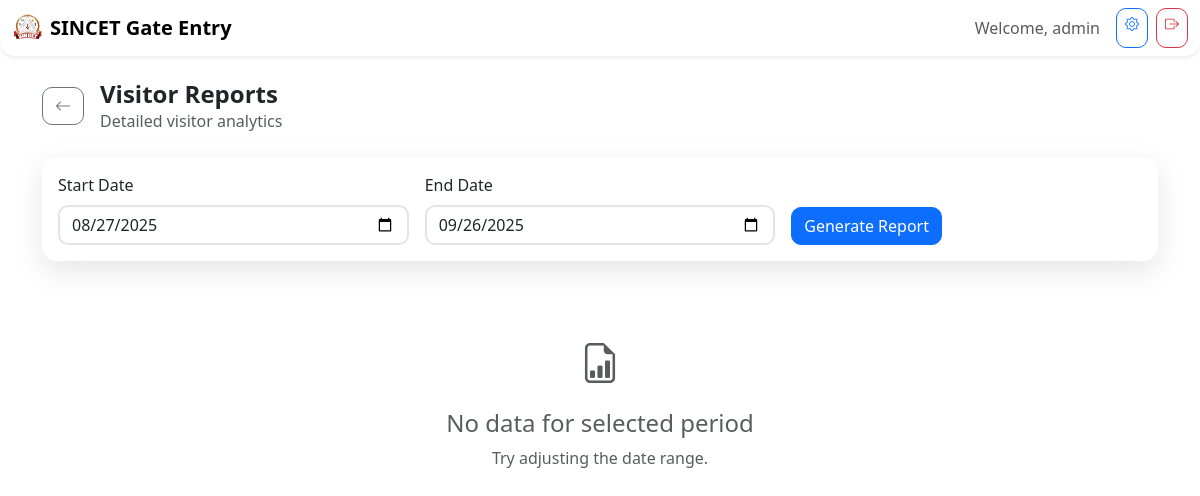
Before: /dashboard/reports (signed in) with the older database file.
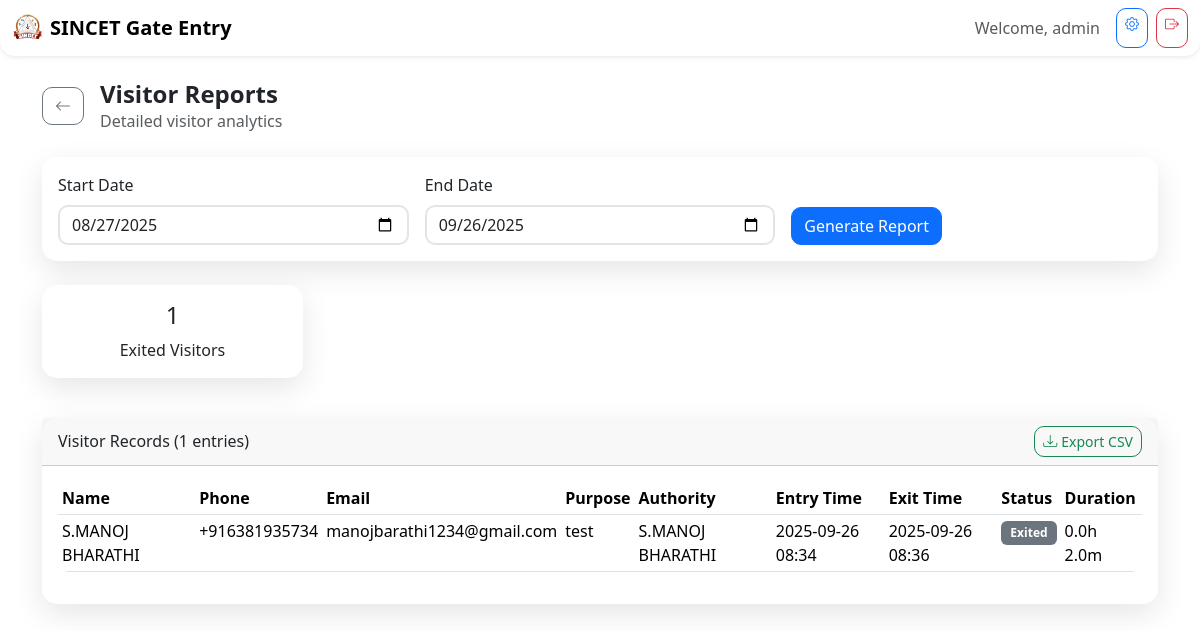
After: the same page with the newer database file.
### models.py (models this page shows, shortened)
class User(db.Model):
    __tablename__ = 'users'
    id = db.Column(db.String(36), primary_key=True, default=lambda: str(uuid.uuid4()))
    username = db.Column(db.String(80), unique=True, nullable=False)
    password = db.Column(db.String(120), nullable=False)
    role = db.Column(db.String(20), nullable=False, default='user')  # admin, authority, user
    is_active = db.Column(db.Boolean, default=True)
    created_at = db.Column(db.DateTime, default=datetime.utcnow)
    updated_at = db.Column(db.DateTime, default=datetime.utcnow, onupdate=datetime.utcnow)

class Visitor(db.Model):
    __tablename__ = 'visitors'
    id = db.Column(db.String(36), primary_key=True, default=lambda: str(uuid.uuid4()))
    name = db.Column(db.String(100), nullable=False)
    phone = db.Column(db.String(20), nullable=False)
    email = db.Column(db.String(120))
    purpose = db.Column(db.Text, nullable=False)
    photo_url = db.Column(db.String(200))
    entry_time = db.Column(db.DateTime, default=datetime.utcnow)
    exit_time = db.Column(db.DateTime)
    authority_id = db.Column(db.String(36), db.ForeignKey('authorities.id'))
    authority_permission_granted = db.Column(db.Boolean, default=False)
    permission_granted_at = db.Column(db.DateTime)
    status = db.Column(db.String(20), default='pending')  # pending, approved, rejected, exited
    created_by = db.Column(db.String(100))
    notes = db.Column(db.Text)
    created_at = db.Column(db.DateTime, default=datetime.utcnow)
    updated_at = db.Column(db.DateTime, default=datetime.utcnow, onupdate=datetime.utcnow)
    notifications = db.relationship('Notification', backref='visitor', lazy=True)

class Authority(db.Model):
    __tablename__ = 'authorities'
    id = db.Column(db.String(36), primary_key=True, default=lambda: str(uuid.uuid4()))
    name = db.Column(db.String(100), nullable=False)
    designation = db.Column(db.String(50), nullable=False)  # HOD, Principal, Staff
    department = db.Column(db.String(100))
    phone = db.Column(db.String(20))
    email = db.Column(db.String(120))
    role = db.Column(db.String(20), default='staff')  # admin, hod, staff
    is_active = db.Column(db.Boolean, default=True)
    created_at = db.Column(db.DateTime, default=datetime.utcnow)
    updated_at = db.Column(db.DateTime, default=datetime.utcnow, onupdate=datetime.utcnow)
    visitors = db.relationship('Visitor', backref='authority', lazy=True)
    notifications = db.relationship('Notification', backref='authority', lazy=True)

### routes/dashboard.py (the view)
    def decorated_function(*args, **kwargs):
        if 'user_id' not in session:
            return redirect(url_for('auth.login'))
        return f(*args, **kwargs)

### routes/dashboard.py (called while the page is built)
def login_required(f):
    def decorated_function(*args, **kwargs):
        if 'user_id' not in session:
            return redirect(url_for('auth.login'))
        return f(*args, **kwargs)
    decorated_function.__name__ = f.__name__
    return decorated_function

### templates/dashboard/visitor_reports.html (shortened to what this page needs)
{% extends "base.html" %}
{% block content %}
<div class="container py-4">
    <div class="d-flex align-items-center mb-4">
        <a href="{{ url_for('dashboard.reports') }}" class="btn btn-outline-secondary me-3">
            <i class="bi bi-arrow-left"></i>
        </a>
        <div>
            <h1 class="h4 fw-bold mb-0">Visitor Reports</h1>
            <p class="text-muted mb-0">Detailed visitor analytics</p>
        </div>
    </div>
    <div class="card mb-4">
        <div class="card-body">
            <form method="GET" class="row g-3">
                <div class="col-md-4">
                    <label for="start_date" class="form-label">Start Date</label>
                    <input type="date" class="form-control" id="start_date" name="start_date" value="{{ start_date }}">
                </div>
                <div class="col-md-4">
                    <label for="end_date" class="form-label">End Date</label>
                    <input type="date" class="form-control" id="end_date" name="end_date" value="{{ end_date }}">
                </div>
                <div class="col-md-4 d-flex align-items-end">
                    <button type="submit" class="btn btn-primary">Generate Report</button>
                </div>
            </form>
        </div>
    </div>
    {% if status_counts %}
    <div class="row mb-4">
        {% for status, count in status_counts %}
        <div class="col-md-3 mb-3">
            <div class="card text-center">
                <div class="card-body">
                    <h4 class="card-title">{{ count }}</h4>
                    <p class="card-text">{{ status.title() }} Visitors</p>
                </div>
            </div>
        </div>
        {% endfor %}
    </div>
    {% endif %}
    {% if visitors %}
    <div class="card">
        <div class="card-header d-flex justify-content-between align-items-center">
            <h6 class="mb-0">Visitor Records ({{ visitors|length }} entries)</h6>
            <button class="btn btn-outline-success btn-sm" onclick="exportToCSV()">
                <i class="bi bi-download me-1"></i>Export CSV
            </button>
        </div>
        <div class="card-body">
            <div class="table-responsive">
                <table class="table table-sm" id="visitorsTable">
                    <thead>
                        <tr>
                            <th>Name</th>
                            <th>Phone</th>
                            <th>Email</th>
                            <th>Purpose</th>
                            <th>Authority</th>
                            <th>Entry Time</th>
                            <th>Exit Time</th>
                            <th>Status</th>
                            <th>Duration</th>
                        </tr>
                    </thead>
                    <tbody>
                        {% for visitor in visitors %}
                        <tr>
                            <td>{{ visitor.name }}</td>
                            <td>{{ visitor.phone }}</td>
                            <td>{{ visitor.email or 'N/A' }}</td>
                            <td>{{ visitor.purpose[:30] }}{% if visitor.purpose|length > 30 %}...{% endif %}</td>
                            <td>{{ visitor.authority.name if visitor.authority else 'N/A' }}</td>
                            <td>{{ visitor.entry_time.strftime('%Y-%m-%d %H:%M') if visitor.entry_time else 'N/A' }}</td>
                            <td>{{ visitor.exit_time.strftime('%Y-%m-%d %H:%M') if visitor.exit_time else 'Still inside' }}</td>
                            <td>
                                <span class="badge bg-{{ 'success' if visitor.status == 'approved' else 'warning' if visitor.status == 'pending' else 'danger' if visitor.status == 'rejected' else 'secondary' }}">
                                    {{ visitor.status.title() }}
                                </span>
                            </td>
                            <td>
                                {% if visitor.exit_time and visitor.entry_time %}
                                    {% set duration = visitor.exit_time - visitor.entry_time %}
                                    {{ duration.total_seconds() // 3600 }}h {{ (duration.total_seconds() % 3600) // 60 }}m
                                {% else %}
                                    N/A
                                {% endif %}
                            </td>
                        </tr>
                        {% endfor %}
                    </tbody>
                </table>
            </div>
        </div>
    </div>
    {% else %}
    <div class="text-center py-5">
        <i class="bi bi-file-earmark-bar-graph fs-1 text-muted"></i>
        <h4 class="mt-3 text-muted">No data for selected period</h4>
        <p class="text-muted">Try adjusting the date range.</p>
    </div>
    {% endif %}
</div>
{% endblock %}

### templates/base.html (shortened to what this page needs)
<!DOCTYPE html>
<html lang="en">
<head>
    <link href="https://cdn.jsdelivr.net/npm/bootstrap@5.3.2/dist/css/bootstrap.min.css" rel="stylesheet">
    <link href="https://cdn.jsdelivr.net/npm/bootstrap-icons@1.11.2/font/bootstrap-icons.css" rel="stylesheet">
    <link href="{{ url_for('static', filename='css/style.css') }}" rel="stylesheet">
</head>
<body class="bg-gradient">
    {% if current_user %}
    <nav class="navbar navbar-expand-lg navbar-light bg-white shadow-sm">
        <div class="container-fluid">
            <a class="navbar-brand d-flex align-items-center" href="{{ url_for('index') }}">
                <img src="{{ url_for('static', filename='sincet1.png') }}" alt="SINCET Logo" height="30" class="me-2">
                <span class="fw-bold">SINCET Gate Entry</span>
            </a>
            <div class="navbar-nav ms-auto d-flex flex-row">
                <span class="navbar-text me-3">Welcome, {{ current_user.username }}</span>
                {% if current_user.role == 'admin' %}
                <a href="{{ url_for('authority.list') }}" class="btn btn-outline-primary btn-sm me-2">
                    <i class="bi bi-gear"></i>
                </a>
                {% endif %}
                <a href="{{ url_for('auth.logout') }}" class="btn btn-outline-danger btn-sm">
                    <i class="bi bi-box-arrow-right"></i>
                </a>
            </div>
        </div>
    </nav>
    {% endif %}
    <main class="container-fluid">
        {% block content %}{% endblock %}
    </main>
</body>
</html>

### static/css/style.css (style rules this page uses)
.bg-gradient { background: linear-gradient(135deg, #667eea 0%, #764ba2 100%); min-height: 100vh; }
.card { border: none; border-radius: 15px; box-shadow: 0 10px 30px rgba(0, 0, 0, 0.1); }
.btn { border-radius: 10px; transition: all 0.3s ease; }
.navbar { border-radius: 0 0 15px 15px; }
.form-control { border-radius: 10px; border: 2px solid #e1e5e9; transition: all 0.3s ease; }
.badge { font-size: 0.75em; padding: 0.5em 0.75em; }
.table { border-radius: 10px; overflow: hidden; }

Changed rows visible on the page:
added Visitor: authority_permission_granted "1", title "Exited", name "S.MANOJ BHARATHI", phone "+916381935734", email "manojbarathi1234@gmail.com", purpose "test", authority "S.MANOJ BHARATHI", entry_time "2025-09-26 08:34", exit_time "2025-09-26 08:36", status "Exited", duration "0.0", value "2.0"
Other visible differences:
{{ visitors|length }}: (not shown) → "1"
text no longer shown: "No data for selected period Try adjusting the date range."
text now shown: "Visitor Records ( entries) Export CSV Name Phone Email Purpose Authority Entry Time Exit Time Status Duration"
